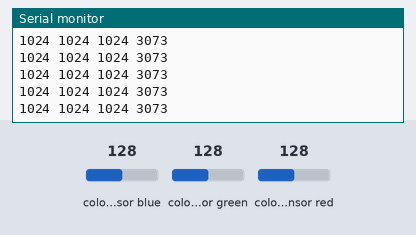
Recording of a sketch running on a simulated Arduino Uno, built with avr-gcc and run on an emulated ATmega328P. Parts: the last lines printed to the serial monitor. The inputs (shaded band) are chosen by the test bench; at power-on: colour sensor blue 128, colour sensor green 128, colour sensor red 128.

Above: at 1.2 s.
1.3 s: colour sensor blue set to 5
At 1.34 s:
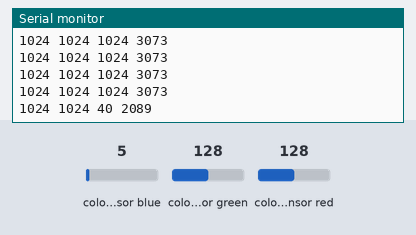
4.3 s: colour sensor green set to 5
At 4.31 s:
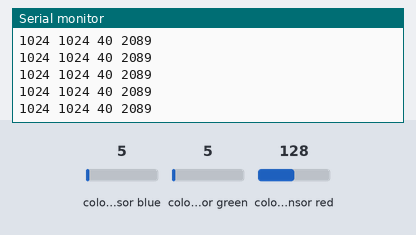
5.8 s: colour sensor blue set to 128
At 5.84 s:
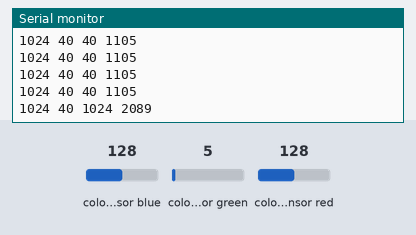
8.8 s: colour sensor red set to 5
At 8.8 s:
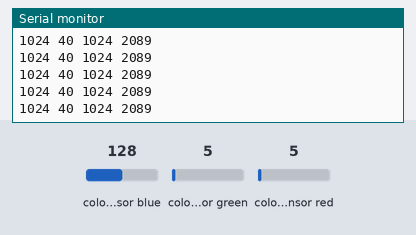
Timing chart, 0 to 11.8 s (numbered marks = the images above; inputs shaded):
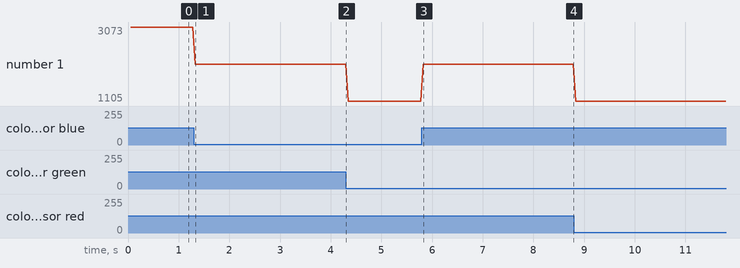

Measured:
- after the input at 1.3 s, the serial monitor: prints a new line at once (image 1)
- after the input at 5.8 s, the serial monitor: prints a new line at once (image 3)
- plotted number 1: 3073 → 2089 after the input at 1.3 s, 2089 → 1105 after the input at 4.3 s, 2089 → 1105 after the input at 8.8 s

The sketch:

TCS_test.ino
```cpp
#include <Wire.h>
#include "Adafruit_TCS34725.h"

Adafruit_TCS34725 tcs = Adafruit_TCS34725(TCS34725_INTEGRATIONTIME_614MS, TCS34725_GAIN_1X);
uint16_t r, g, b, c;

void leerColor(){
    //rutina para leer color
    tcs.getRawData(&r, &g, &b, &c);
    Serial.print(r);
    Serial.print(" ");
    Serial.print(g);
    Serial.print(" ");
    Serial.print(b);
    Serial.print(" ");
    Serial.println(c);
}

void setup(void) {
  Serial.begin(9600);

  if (tcs.begin()) {
    Serial.println("Found sensor");
  } else {
    Serial.println("No TCS34725 found ... check your connections");
    while (1);
  }
}


void loop(void) {
  leerColor();
}
```
